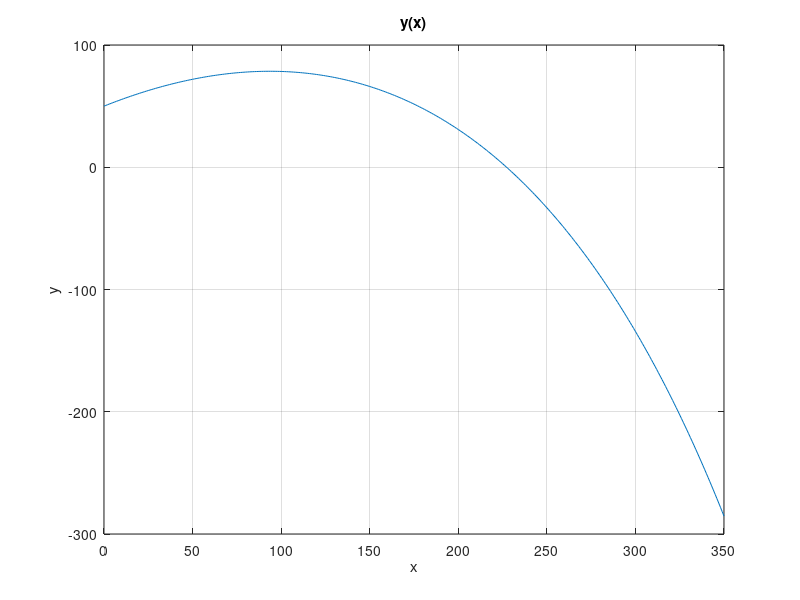

MATLAB code to generate this figure:
% equnonlin_balista.m
clear all; close all;

% b = @(v) 0.1*v;
b = 0.35;

m=5; 
v0=50; 
alpha=deg2rad(30); 
h=50; 
g=9.81;

x = 0 : 1 : 350;
% x = 320 : 0.001 : 330;

nawias1 = (tan(alpha) + m*g/(b*v0*cos(alpha))) * x;
nawias2 = (g*(m^2)/(b^2)) * log(1 - (x*b/(m*v0*cos(alpha))));
y = h + nawias1 + nawias2;

figure; plot(x,y); xlabel('x'); ylabel('y'); title('y(x)'); grid;


